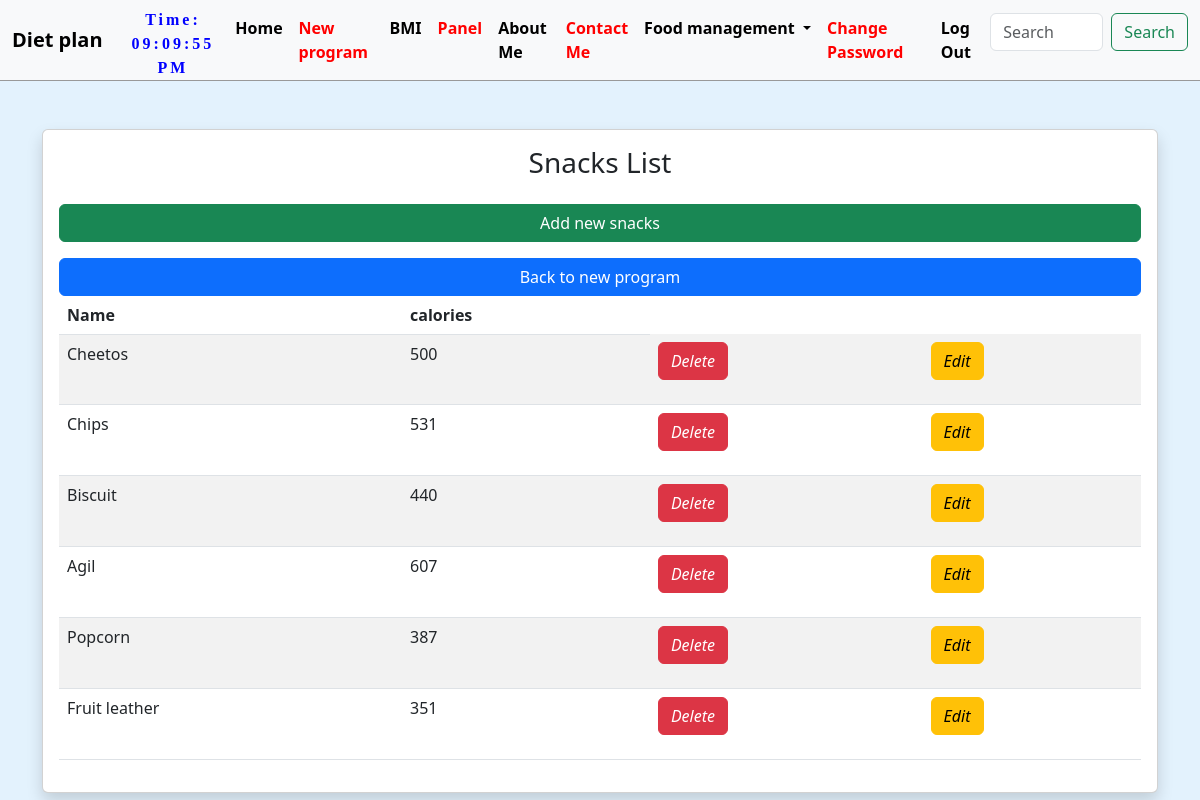
Screenshot of /food/snacks/list/ (signed in) with the database file from the repository.
### foods/models.py (models this page shows, shortened)
class snacks(models.Model):
    name = models.CharField(("Snacks name"),max_length=200,blank=False,unique=True,null= True)
    cal = models.PositiveIntegerField(("Snacks calories"),help_text="Kcal",blank=False,null=True)

### foods/views.py (the view)
# urls.py: path('food/snacks/list/', SnacksListView.as_view(), name='snacks_list'),
class SnacksListView(LoginRequiredMixin,ListView):
    model = snacks
    template_name = 'snacks_list.html'

### templates/snacks_list.html (shortened to what this page needs)
{% extends 'base.html' %}
{% block content %}
<head>
</head>
    <div class="container mt-5 w-100" >
        <div class="card shadow" >
            <div class="card-body" >
                <h3 class="text-center">Snacks List</h3>
                <a href="{% url 'snacks_new' %}" class="w-100 mt-3 btn btn-success"> Add new snacks</a>
                <a href="{% url 'program_new' %}" class="w-100 mt-3 btn btn-primary ml-2"> Back to new program</a>
                <table class="table table-striped table-hover">
                    <thead>
                        <tr>
                            <th scope="col">Name</th>
                            <th scope="col">calories</th>
                        </tr>
                    </thead>
                    <tbody>
                        {% for snacks in object_list %}
                            <tr>
                                <td>{{ snacks.name }}</td>
                                <td>{{ snacks.cal }}</td>
                                <td>
                                    <form method="post">
                                        <a href="{% url 'snacks_delete' snacks.pk %}" class="btn btn-danger"><i class="bi bi-trash">Delete</i></a>
                                    </form>
                                </td>
                                <td>
                                    <form method="post">
                                        <a href="{% url 'snacks_edit' snacks.pk %}" class="btn btn-warning"><i class="bi bi-trash">Edit</i></a>
                                    </form>
                                </td>
                            </tr>
                        {% endfor %}
                    </tbody>
                </table>
            </div>
        </div>
    </div>
{% endblock content %}

### static/css/base.css (style rules this page uses)
body { font-family: 'Source Sans Pro', sans-serif; font-size: 18px; }

### rows the page displays
snacks: name "Cheetos", cal "500"
snacks: name "Chips", cal "531"
snacks: name "Biscuit", cal "440"
snacks: name "Agil", cal "607"
snacks: name "Popcorn", cal "387"
snacks: name "Fruit leather", cal "351"
